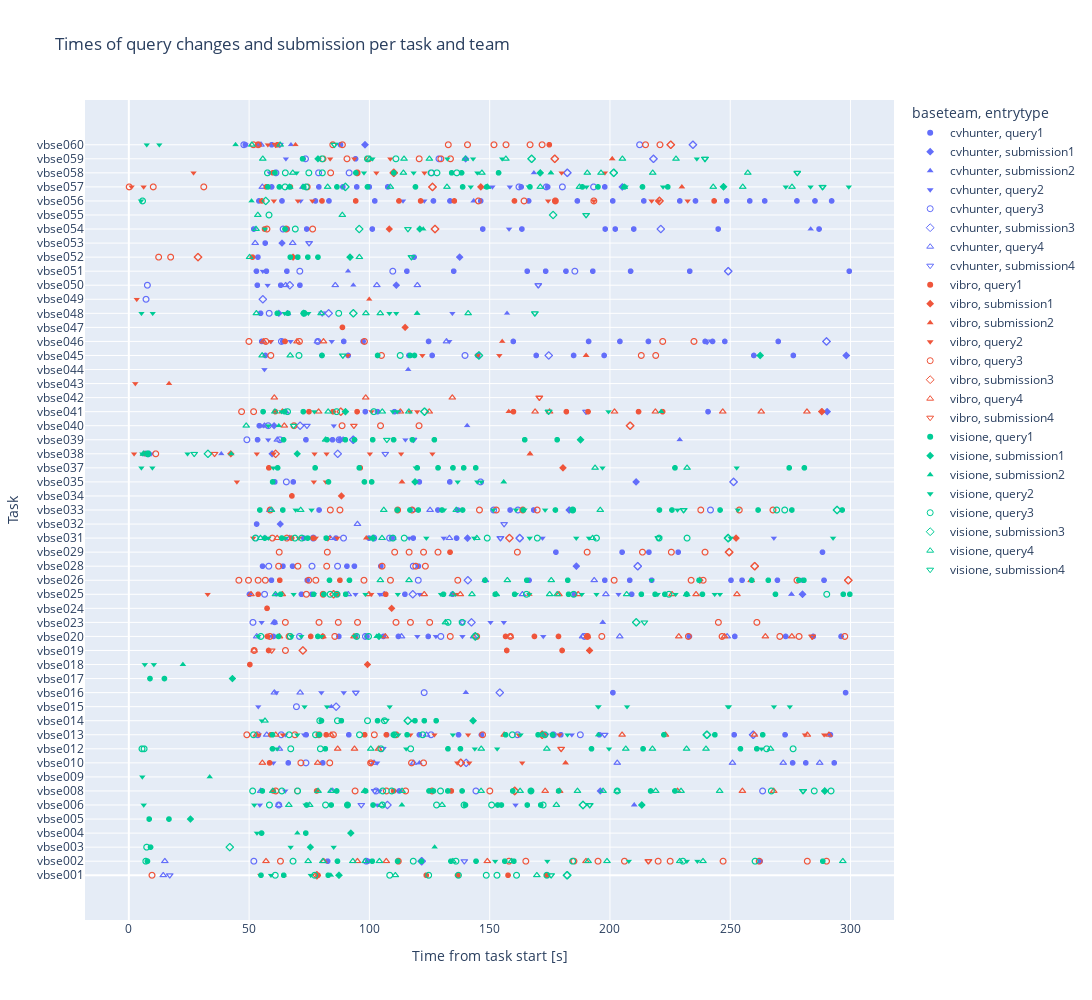

The notebook cell saved with this chart:
### Code cell
scatterplot_times_per_task_team(querychanges)

### Figure 1 — Plotly figure (JSON) as saved in the notebook; plotly's stock layout.template omitted (floating-point values rounded to 4 significant figures; data arrays with more than 128 entries replaced by an {"elided": "..."} marker saying what was removed)
{"data": [{"hovertemplate": "baseteam=cvhunter<br>entrytype=query1<br>Time from task start [s]=%{x}<br>Task=%{y}<extra></extra>", "legendgroup": "cvhunter, query1", "marker": {"color": "#636efa", "symbol": "circle"}, "mode": "markers", "name": "cvhunter, query1", "showlegend": true, "type": "scattergl", "x": {"elided": "182 float values"}, "xaxis": "x", "y": {"elided": "182 int values"}, "yaxis": "y"}, {"hovertemplate": "baseteam=cvhunter<br>entrytype=submission1<br>Time from task start [s]=%{x}<br>Task=%{y}<extra></extra>", "legendgroup": "cvhunter, submission1", "marker": {"color": "#636efa", "symbol": "diamond"}, "mode": "markers", "name": "cvhunter, submission1", "showlegend": true, "type": "scattergl", "x": [111.2, 111.2, 111.2, 210.9, 210.9, 62.36, 137.5, 137.5, 210.9, 137.5, 183.0, 183.0, 183.0, 63.67, 183.0, 183.0, 62.95, 59.55, 87.85, 87.85, 87.85, 60.39, 290.3, 290.3, 290.3, 290.3, 210.9, 298.2, 298.2, 298.2, 298.2, 298.2, 298.2, 298.2, 298.2, 298.2, 298.2, 298.2, 140.8, 140.8, 140.8, 140.8, 140.8, 140.8, 205.2, 205.2, 280.0, 280.0, 280.0, 280.0, 205.2, 205.2, 205.2, 205.2, 205.2, 205.2, 140.0, 140.0, 280.0, 280.0, 280.0, 205.2, 140.8, 196.0, 186.0, 186.0, 98.17, 186.0, 186.0, 186.0, 186.0, 98.17, 98.17, 98.17, 186.0], "xaxis": "x", "y": [42, 42, 42, 28, 28, 40, 44, 44, 28, 44, 26, 26, 26, 45, 26, 26, 25, 30, 31, 31, 31, 32, 33, 33, 33, 33, 28, 37, 37, 37, 37, 37, 37, 37, 37, 37, 37, 37, 24, 24, 24, 24, 24, 24, 49, 49, 20, 20, 20, 20, 49, 49, 49, 49, 49, 49, 51, 51, 20, 20, 20, 49, 24, 6, 22, 22, 52, 22, 22, 22, 22, 52, 52, 52, 22], "yaxis": "y"}, {"hovertemplate": "baseteam=cvhunter<br>entrytype=submission2<br>Time from task start [s]=%{x}<br>Task=%{y}<extra></extra>", "legendgroup": "cvhunter, submission2", "marker": {"color": "#636efa", "symbol": "triangle-up"}, "mode": "markers", "name": "cvhunter, submission2", "showlegend": true, "type": "scattergl", "x": [275.4, 157.2, 38.44, 93.31, 210.1, 210.1, 168.4, 210.1, 116.1, 275.4, 91.13, 275.4, 275.4, 275.4, 275.4, 210.1, 197.0, 143.4, 143.4, 229.0, 143.4, 283.4, 67.4, 84.18, 140.6, 140.1, 197.0, 229.0, 140.1, 140.1, 120.8, 120.8, 197.0, 140.6], "xaxis": "x", "y": [20, 40, 30, 42, 5, 5, 50, 5, 36, 20, 43, 20, 20, 20, 20, 5, 18, 48, 48, 31, 48, 46, 52, 12, 32, 13, 18, 31, 13, 13, 8, 8, 18, 32], "yaxis": "y"}, {"hovertemplate": "baseteam=cvhunter<br>entrytype=query2<br>Time from task start [s]=%{x}<br>Task=%{y}<extra></extra>", "legendgroup": "cvhunter, query2", "marker": {"color": "#636efa", "symbol": "triangle-down"}, "mode": "markers", "name": "cvhunter, query2", "showlegend": true, "type": "scattergl", "x": [57.69, 58.56, 67.23, 59.11, 55.69, 53.81, 56.38, 58.37, 133.2, 134.5, 61.24, 65.01, 104.3, 77.08, 94.22, 104.4, 120.9, 203.6, 160.8, 103.3, 74.11, 119.9, 127.6, 138.7, 172.3, 54.46, 65.28, 158.1, 155.9, 150.3, 89.35, 80.04, 61.31, 55.2, 84.33, 48.5, 71.4, 114.0, 122.8, 151.1, 115.0, 57.93, 82.14, 116.6, 130.9, 184.1, 178.8, 173.7, 58.91, 72.83, 9.29, 65.06, 172.0, 60.07, 103.2, 268.1, 158.4, 56.1, 85.21, 112.3], "xaxis": "x", "y": [42, 50, 38, 38, 43, 12, 36, 17, 38, 40, 20, 6, 6, 20, 20, 20, 20, 20, 5, 5, 5, 17, 17, 17, 17, 5, 51, 46, 18, 18, 13, 13, 13, 18, 38, 52, 48, 48, 48, 49, 31, 31, 24, 24, 24, 10, 10, 10, 49, 10, 30, 10, 24, 8, 8, 24, 49, 32, 32, 33], "yaxis": "y"}, {"hovertemplate": "baseteam=cvhunter<br>entrytype=query3<br>Time from task start [s]=%{x}<br>Task=%{y}<extra></extra>", "legendgroup": "cvhunter, query3", "marker": {"color": "#636efa", "symbol": "circle-open"}, "mode": "markers", "name": "cvhunter, query3", "showlegend": true, "type": "scattergl", "x": [212.3, 51.6, 7.713, 8.071, 241.8, 65.47, 146.2, 161.7, 151.7, 7.157, 101.8, 57.93, 51.97, 98.71, 86.77, 76.14, 58.19, 139.7, 120.3, 118.2, 108.4, 89.25, 76.69, 52.76, 56.44, 62.33, 47.81, 63.44, 49.07, 62.79, 87.41, 78.55, 58.34, 53.6, 98.34, 61.14, 70.95, 128.9, 78.89, 125.6, 102.8, 144.3, 263.5, 91.58, 125.8, 129.7, 64.15, 187.7, 73.63, 176.4, 161.6, 69.68, 122.8, 63.36, 189.4, 73.43, 173.6, 71.08, 180.2, 109.7, 162.2, 185.4, 193.2], "xaxis": "x", "y": [52, 18, 42, 30, 26, 28, 28, 26, 26, 41, 24, 32, 1, 1, 22, 22, 22, 37, 21, 22, 24, 24, 24, 24, 20, 5, 52, 38, 31, 31, 31, 38, 40, 10, 17, 50, 17, 51, 50, 10, 6, 6, 6, 50, 50, 17, 46, 10, 8, 10, 10, 12, 13, 10, 17, 51, 49, 43, 49, 43, 49, 43, 49], "yaxis": "y"}, {"hovertemplate": "baseteam=cvhunter<br>entrytype=submission3<br>Time from task start [s]=%{x}<br>Task=%{y}<extra></extra>", "legendgroup": "cvhunter, submission3", "marker": {"color": "#636efa", "symbol": "diamond-open"}, "mode": "markers", "name": "cvhunter, submission3", "showlegend": true, "type": "scattergl", "x": [86.18, 234.5, 234.5, 251.4, 251.4, 154.2, 93.29, 93.29, 93.29, 83.07, 290.0, 142.4, 218.1, 259.5, 259.5, 140.2, 118.0, 218.1, 174.5, 86.83, 259.5, 107.5, 121.7, 259.5, 121.7, 259.5, 290.0, 259.5, 140.9, 221.1, 162.5, 249.2, 249.2, 249.2, 71.2, 55.71, 66.92, 162.5, 162.5, 182.3, 211.5, 162.5, 211.5, 182.3, 182.3, 211.5, 211.5, 182.3, 162.5], "xaxis": "x", "y": [12, 52, 52, 28, 28, 13, 31, 31, 31, 40, 38, 18, 51, 10, 10, 8, 20, 51, 37, 30, 10, 5, 1, 10, 1, 10, 38, 10, 21, 46, 24, 43, 43, 43, 32, 41, 42, 24, 24, 50, 22, 24, 22, 50, 50, 22, 22, 50, 24], "yaxis": "y"}, {"hovertemplate": "baseteam=cvhunter<br>entrytype=query4<br>Time from task start [s]=%{x}<br>Task=%{y}<extra></extra>", "legendgroup": "cvhunter, query4", "marker": {"color": "#636efa", "symbol": "triangle-up-open"}, "mode": "markers", "name": "cvhunter, query4", "showlegend": true, "type": "scattergl", "x": [123.8, 57.31, 14.97, 65.14, 56.39, 58.62, 117.9, 72.4, 193.5, 55.51, 148.2, 95.05, 118.4, 203.0, 250.9, 89.09, 61.73, 272.0, 287.2, 125.2, 14.31, 134.5, 106.2, 91.19, 84.69, 65.92, 60.4, 53.17, 113.3, 143.3, 188.6, 204.1, 248.7, 54.93, 62.58, 65.2, 85.81, 103.1, 120.0, 6.829, 163.6, 198.3, 54.82, 132.0, 78.41, 101.9, 62.33, 68.12, 52.52, 60.51, 56.56, 71.22, 133.3, 66.87, 83.65, 109.8], "xaxis": "x", "y": [10, 10, 1, 33, 32, 26, 26, 49, 21, 49, 21, 25, 8, 8, 8, 31, 31, 8, 8, 26, 0, 20, 20, 20, 6, 40, 18, 17, 17, 17, 17, 17, 17, 52, 9, 42, 42, 42, 42, 30, 20, 20, 6, 38, 38, 8, 5, 45, 45, 13, 24, 13, 24, 24, 24, 24], "yaxis": "y"}, {"hovertemplate": "baseteam=cvhunter<br>entrytype=submission4<br>Time from task start [s]=%{x}<br>Task=%{y}<extra></extra>", "legendgroup": "cvhunter, submission4", "marker": {"color": "#636efa", "symbol": "triangle-down-open"}, "mode": "markers", "name": "cvhunter, submission4", "showlegend": true, "type": "scattergl", "x": [197.8, 154.5, 102.2, 105.5, 197.8, 96.64, 170.2, 190.0, 170.2, 170.2, 106.6, 102.2, 154.5, 74.93, 138.7, 154.5, 118.3, 118.3, 154.5, 154.5, 94.37, 74.93, 170.2, 74.03, 240.4, 240.4, 62.75, 80.4, 156.0, 139.5, 94.37, 17], "xaxis": "x", "y": [10, 24, 6, 9, 10, 5, 42, 33, 42, 42, 30, 6, 24, 45, 18, 24, 31, 31, 24, 24, 13, 45, 42, 32, 38, 38, 52, 40, 25, 1, 13, 0], "yaxis": "y"}, {"hovertemplate": "baseteam=vibro<br>entrytype=query1<br>Time from task start [s]=%{x}<br>Task=%{y}<extra></extra>", "legendgroup": "vibro, query1", "marker": {"color": "#EF553B", "symbol": "circle"}, "mode": "markers", "name": "vibro, query1", "showlegend": true, "type": "scattergl", "x": [107.0, 98.04, 82.04, 59.04, 243.3, 177.3, 121.3, 7.197, 76.68, 135.3, 112.3, 94.3, 133.5, 80.3, 67.68, 160.3, 55.3, 67.16, 57.16, 106.8, 86.79, 53.79, 50.32, 58.1, 157.1, 180.1, 174.8, 64.93, 88.8, 61.79, 57.46, 67.79, 58.52, 190.6, 178.6, 168.6, 156.6, 80.61, 75.61, 57.61, 51.4, 60.06, 110.1, 60.88, 74.88, 84.88, 94.88, 159.9, 181.9, 190.9, 211.9, 221.9, 87.74, 62.74, 78.06, 58.2, 96.2, 56.41, 157.6, 59.9, 94.9, 136.6, 173.6, 123.6, 78.63, 134.1], "xaxis": "x", "y": [10, 10, 10, 10, 48, 48, 48, 30, 24, 48, 48, 48, 23, 48, 24, 48, 48, 49, 49, 20, 20, 20, 15, 16, 16, 16, 52, 38, 39, 52, 19, 27, 8, 17, 17, 17, 17, 17, 17, 17, 44, 6, 6, 33, 33, 33, 33, 33, 33, 33, 33, 33, 21, 21, 6, 29, 29, 46, 0, 50, 50, 0, 0, 0, 0, 6], "yaxis": "y"}, {"hovertemplate": "baseteam=vibro<br>entrytype=submission1<br>Time from task start [s]=%{x}<br>Task=%{y}<extra></extra>", "legendgroup": "vibro, submission1", "marker": {"color": "#EF553B", "symbol": "diamond"}, "mode": "markers", "name": "vibro, submission1", "showlegend": true, "type": "scattergl", "x": [288.1, 288.1, 288.1, 288.1, 288.1, 108.3, 288.1, 191.5, 42.39, 146.3, 191.5, 99.2, 146.3, 288.1, 191.5, 252.4, 252.4, 180.5, 237.4, 88.36, 237.4, 180.5, 114.8, 288.1, 109.3, 288.1, 68.27], "xaxis": "x", "y": [33, 33, 33, 33, 33, 46, 33, 16, 30, 49, 16, 15, 49, 33, 16, 24, 24, 29, 21, 27, 21, 29, 39, 33, 19, 33, 44], "yaxis": "y"}, {"hovertemplate": "baseteam=vibro<br>entrytype=submission2<br>Time from task start [s]=%{x}<br>Task=%{y}<extra></extra>", "legendgroup": "vibro, submission2", "marker": {"color": "#EF553B", "symbol": "triangle-up"}, "mode": "markers", "name": "vibro, submission2", "showlegend": true, "type": "scattergl", "x": [166.8, 166.8, 166.5, 166.5, 166.5, 98.7, 98.7, 98.7, 98.7, 64.52, 113.5, 113.5, 113.5, 166.8, 166.8, 166.8, 181.5, 181.5, 181.5, 166.5, 166.8, 166.8, 166.8, 155.2, 157.9, 157.9, 157.9, 190.1, 69.28, 200.9, 200.9, 229.9, 99.92, 229.9, 200.9, 190.1, 190.1, 190.1, 16.72], "xaxis": "x", "y": [30, 30, 20, 20, 20, 24, 24, 24, 24, 0, 28, 28, 28, 30, 30, 30, 8, 8, 8, 20, 30, 30, 30, 38, 33, 33, 33, 37, 52, 51, 51, 49, 41, 49, 51, 37, 37, 37, 35], "yaxis": "y"}, {"hovertemplate": "baseteam=vibro<br>entrytype=query2<br>Time from task start [s]=%{x}<br>Task=%{y}<extra></extra>", "legendgroup": "vibro, query2", "marker": {"color": "#EF553B", "symbol": "triangle-down"}, "mode": "markers", "name": "vibro, query2", "showlegend": true, "type": "scattergl", "x": [77.2, 60.2, 53.2, 81.91, 1.157, 76.91, 44.91, 2.197, 6.157, 57.79, 100.2, 2.693, 91.03, 122.0, 145.0, 154.0, 58.93, 83.7, 93.7, 108.7, 3.293, 82.2, 113.2, 126.2, 232.3, 26.9, 220.3, 217.3, 193.3, 100.9, 116.9, 119.9, 174.3, 76.3, 70.3, 60.3, 102.9, 179.9, 197.9, 122.9, 54.63, 141.0, 141.5, 136.5, 54.04, 32.79, 289.0, 281.0, 179.0, 163.5, 100.8, 135.8, 162.0, 127.0, 117.0, 112.0, 86.68, 77.68, 70.68, 51.68, 70.04, 64.04, 130.8], "xaxis": "x", "y": [30, 30, 30, 28, 49, 28, 28, 30, 49, 52, 30, 35, 37, 37, 37, 37, 38, 51, 51, 51, 41, 30, 30, 30, 48, 50, 48, 48, 48, 33, 33, 33, 48, 48, 48, 48, 50, 50, 50, 50, 0, 10, 8, 8, 10, 20, 10, 10, 10, 8, 20, 20, 10, 10, 10, 10, 24, 24, 24, 24, 10, 10, 20], "yaxis": "y"}, {"hovertemplate": "baseteam=vibro<br>entrytype=query3<br>Time from task start [s]=%{x}<br>Task=%{y}<extra></extra>", "legendgroup": "vibro, query3", "marker": {"color": "#EF553B", "symbol": "circle-open"}, "mode": "markers", "name": "vibro, query3", "showlegend": true, "type": "scattergl", "x": {"elided": "153 float values"}, "xaxis": "x", "y": {"elided": "153 int values"}, "yaxis": "y"}, {"hovertemplate": "baseteam=vibro<br>entrytype=submission3<br>Time from task start [s]=%{x}<br>Task=%{y}<extra></extra>", "legendgroup": "vibro, submission3", "marker": {"color": "#EF553B", "symbol": "diamond-open"}, "mode": "markers", "name": "vibro, submission3", "showlegend": true, "type": "scattergl", "x": [225.3, 220.5, 127.3, 126.2, 220.5, 220.5, 225.3, 225.3, 126.2, 126.2, 126.2, 225.3, 225.3, 225.3, 160.4, 160.4, 160.4, 160.4, 160.4, 160.4, 160.4, 220.5, 225.3, 85.11, 85.11, 225.3, 225.3, 225.3, 299.1, 127.3, 177.1, 177.1, 177.1, 299.1, 299.1, 299.1, 299.1, 299.1, 299.1, 299.1, 28.76, 28.76, 299.1, 299.1, 299.1, 177.1, 177.1, 177.1, 127.3, 299.1, 171.9, 171.9, 171.9, 249.5, 171.9, 171.9, 88.12, 88.12, 171.9, 171.9, 249.5, 249.5, 249.5, 249.5, 225.3, 225.3, 72.34, 208.4, 208.4, 208.4, 208.4, 72.34, 249.5, 249.5, 249.5, 249.5, 158.2, 158.2, 249.5, 249.5, 61.0, 78.16, 260.1, 260.1, 260.1, 260.1, 138.0, 110.1, 138.0, 138.0, 138.0, 138.0, 110.1, 260.1, 299.1, 260.1], "xaxis": "x", "y": [52, 48, 46, 49, 48, 48, 52, 52, 49, 49, 49, 52, 52, 52, 6, 6, 6, 6, 6, 6, 6, 48, 52, 20, 20, 52, 52, 52, 21, 46, 51, 51, 51, 21, 21, 21, 21, 21, 21, 21, 44, 44, 21, 21, 21, 51, 51, 51, 46, 21, 10, 10, 10, 23, 10, 10, 33, 33, 10, 10, 23, 23, 23, 23, 52, 52, 16, 32, 32, 32, 32, 16, 23, 23, 23, 23, 24, 24, 23, 23, 30, 0, 22, 22, 22, 22, 8, 50, 8, 8, 8, 8, 50, 22, 21, 22], "yaxis": "y"}, {"hovertemplate": "baseteam=vibro<br>entrytype=query4<br>Time from task start [s]=%{x}<br>Task=%{y}<extra></extra>", "legendgroup": "vibro, query4", "marker": {"color": "#EF553B", "symbol": "triangle-up-open"}, "mode": "markers", "name": "vibro, query4", "showlegend": true, "type": "scattergl", "x": [172.0, 93.81, 205.0, 255.1, 156.0, 84.04, 282.0, 103.8, 86.81, 53.04, 53.79, 61.04, 173.1, 291.0, 268.1, 223.0, 55.52, 78.52, 260.0, 179.1, 60.48, 98.47, 134.5, 55.93, 246.9, 69.93, 258.7, 6.197, 61.68, 262.9, 281.9, 190.0, 201.9, 174.9, 168.9, 124.9, 112.9, 78.88, 64.64, 149.0, 107.0, 95.03, 81.03, 57.03, 63.88, 80.93, 235.8, 228.6, 190.6, 252.8, 158.6, 106.6, 93.61, 80.61, 62.61, 52.1, 247.6, 264.6, 218.9, 275.6, 63.79, 99.79, 228.1, 122.8, 137.8, 178.8, 186.8, 225.8, 50.79], "xaxis": "x", "y": [10, 9, 10, 6, 10, 10, 10, 9, 9, 10, 52, 10, 6, 10, 6, 10, 8, 8, 10, 6, 34, 34, 34, 38, 33, 38, 21, 30, 24, 33, 33, 1, 33, 33, 33, 33, 33, 33, 32, 1, 1, 1, 1, 1, 33, 38, 20, 17, 17, 20, 17, 17, 17, 17, 17, 16, 17, 17, 33, 17, 20, 20, 6, 20, 20, 20, 20, 20, 20], "yaxis": "y"}, {"hovertemplate": "baseteam=vibro<br>entrytype=submission4<br>Time from task start [s]=%{x}<br>Task=%{y}<extra></extra>", "legendgroup": "vibro, submission4", "marker": {"color": "#EF553B", "symbol": "triangle-down-open"}, "mode": "markers", "name": "vibro, submission4", "showlegend": true, "type": "scattergl", "x": [82.71, 216.0, 170.6, 170.6, 170.6, 179.7, 179.7, 179.7, 284.1, 284.1, 284.1, 284.1, 284.1, 100.8, 284.1, 35.64, 100.8, 284.1, 59.39, 61.07, 93.55, 216.0, 216.0, 216.0, 216.0, 216.0, 284.1, 284.1, 284.1], "xaxis": "x", "y": [24, 1, 34, 34, 34, 9, 9, 9, 17, 17, 17, 17, 17, 8, 17, 30, 8, 17, 16, 52, 32, 1, 1, 1, 1, 1, 17, 17, 17], "yaxis": "y"}, {"hovertemplate": "baseteam=visione<br>entrytype=query1<br>Time from task start [s]=%{x}<br>Task=%{y}<extra></extra>", "legendgroup": "visione, query1", "marker": {"color": "#00cc96", "symbol": "circle"}, "mode": "markers", "name": "visione, query1", "showlegend": true, "type": "scattergl", "x": {"elided": "175 float values"}, "xaxis": "x", "y": {"elided": "175 int values"}, "yaxis": "y"}, {"hovertemplate": "baseteam=visione<br>entrytype=submission1<br>Time from task start [s]=%{x}<br>Task=%{y}<extra></extra>", "legendgroup": "visione, submission1", "marker": {"color": "#00cc96", "symbol": "diamond"}, "mode": "markers", "name": "visione, submission1", "showlegend": true, "type": "scattergl", "x": [104.0, 171.0, 104.0, 171.0, 171.0, 171.0, 171.0, 143.1, 143.1, 143.1, 247.2, 143.1, 143.1, 143.1, 247.2, 87.36, 87.36, 87.36, 213.3, 213.3, 213.3, 213.3, 213.3, 213.3, 213.3, 213.3, 213.3, 25.61, 25.61, 92.28, 92.28, 75.47, 289.3, 289.3, 289.3, 289.3, 289.3, 171.0, 289.3, 289.3, 289.3, 289.3, 289.3, 289.3, 289.3, 78.62, 262.4, 262.4, 262.4, 262.4, 119.0, 70.0, 187.8, 187.8, 187.8, 187.8, 43.05, 187.8, 187.8, 187.8, 187.8, 119.0, 90.05, 90.05, 90.05, 187.8, 187.8, 119.0, 72.7, 101.5, 101.5, 101.5, 247.2, 119.0, 247.2, 247.2, 247.2, 247.2, 247.2, 247.2, 247.2, 247.2, 247.2, 247.2, 247.2, 247.2, 101.5, 91.95, 91.95, 91.95, 91.95, 72.7, 43.05, 121.0], "xaxis": "x", "y": [17, 50, 17, 50, 50, 50, 50, 11, 11, 11, 49, 11, 11, 11, 49, 0, 0, 0, 5, 5, 5, 5, 5, 5, 5, 5, 5, 4, 4, 3, 3, 2, 6, 6, 6, 6, 6, 50, 6, 6, 6, 6, 6, 6, 6, 51, 37, 37, 37, 37, 28, 30, 31, 31, 31, 31, 14, 31, 31, 31, 31, 28, 33, 33, 33, 31, 31, 28, 40, 24, 24, 24, 49, 28, 49, 49, 49, 49, 49, 49, 49, 49, 49, 49, 49, 49, 24, 44, 44, 44, 44, 40, 14, 46], "yaxis": "y"}, {"hovertemplate": "baseteam=visione<br>entrytype=submission2<br>Time from task start [s]=%{x}<br>Task=%{y}<extra></extra>", "legendgroup": "visione, submission2", "marker": {"color": "#00cc96", "symbol": "triangle-up"}, "mode": "markers", "name": "visione, submission2", "showlegend": true, "type": "scattergl", "x": [103.0, 103.0, 22.49, 22.49, 103.0, 103.0, 44.37, 44.37, 103.0, 119.8, 155.8, 119.8, 175.5, 221.3, 119.8, 119.8, 221.3, 42.59, 119.8, 42.59, 221.3, 155.8, 155.8, 221.3, 221.3, 122.4, 175.5, 51.01, 175.5, 62.35, 119.8, 175.5, 33.61, 83.98, 83.98, 195.2, 195.2, 195.2, 195.2, 195.2, 118.6, 127.1, 127.1, 70.06, 113.5, 113.5, 113.5], "xaxis": "x", "y": [17, 17, 15, 15, 17, 17, 52, 52, 17, 40, 28, 40, 50, 33, 40, 40, 33, 30, 40, 30, 33, 28, 28, 33, 33, 46, 50, 48, 50, 32, 40, 50, 7, 0, 0, 10, 10, 10, 10, 10, 11, 2, 2, 3, 5, 5, 5], "yaxis": "y"}, {"hovertemplate": "baseteam=visione<br>entrytype=query2<br>Time from task start [s]=%{x}<br>Task=%{y}<extra></extra>", "legendgroup": "visione, query2", "marker": {"color": "#00cc96", "symbol": "triangle-down"}, "mode": "markers", "name": "visione, query2", "showlegend": true, "type": "scattergl", "x": [143.6, 9.937, 5.253, 227.3, 243.5, 245.7, 249.0, 249.5, 101.3, 132.4, 143.1, 155.2, 236.1, 86.04, 68.52, 64.79, 263.0, 153.1, 143.8, 115.3, 61.67, 268.2, 274.8, 6.63, 7.451, 12.67, 10.41, 199.4, 5.602, 199.6, 111.6, 74.63, 112.0, 82.39, 73.04, 142.1, 166.3, 190.2, 206.5, 222.1, 273.1, 283.4, 299.3, 195.3, 207.1, 98.34, 111.8, 70.07, 55.27, 160.9, 166.5, 188.3, 194.4, 219.9, 111.1, 108.3, 69.75, 97.74, 118.4, 144.9, 182.3, 162.9, 134.7, 129.7, 108.4, 109.7, 63.46, 250.2, 292.7, 67.66, 71.7, 80.08, 93.83, 253.2, 236.3, 232.0, 207.8, 174.0, 152.3, 228.1, 173.0, 164.5, 160.9, 151.5, 131.0, 75.95, 69.35, 56.57, 75.62, 59.09, 191.3, 77.12, 186.0, 136.7, 53.78, 58.01, 217.3, 58.01, 65.06, 24.4, 100.5, 123.7, 5.618, 5.067, 166.6, 144.9, 146.5, 5.213, 9.788, 60.08, 119.3, 67.25, 85.15, 196.9, 53.27, 6.187, 52.16, 73.47, 252.7, 195.1], "xaxis": "x", "y": [24, 40, 40, 20, 20, 20, 12, 12, 51, 51, 51, 51, 51, 20, 20, 40, 9, 9, 9, 9, 9, 12, 12, 15, 52, 52, 15, 33, 7, 9, 33, 40, 10, 12, 12, 49, 49, 49, 49, 49, 49, 49, 49, 12, 12, 20, 20, 10, 11, 20, 20, 20, 20, 20, 40, 40, 50, 50, 50, 50, 10, 10, 10, 20, 12, 33, 33, 24, 24, 17, 17, 17, 17, 26, 1, 1, 1, 1, 1, 26, 26, 26, 26, 26, 26, 26, 26, 46, 0, 0, 24, 33, 24, 28, 17, 32, 21, 24, 24, 30, 24, 24, 30, 48, 24, 28, 28, 29, 29, 29, 29, 2, 2, 29, 3, 5, 5, 5, 29, 12], "yaxis": "y"}, {"hovertemplate": "baseteam=visione<br>entrytype=query3<br>Time from task start [s]=%{x}<br>Task=%{y}<extra></extra>", "legendgroup": "visione, query3", "marker": {"color": "#00cc96", "symbol": "circle-open"}, "mode": "markers", "name": "visione, query3", "showlegend": true, "type": "scattergl", "x": [138.6, 290.1, 149.0, 114.5, 109.8, 71.91, 69.04, 52.6, 132.7, 224.5, 184.9, 165.3, 86.51, 83.68, 99.64, 159.4, 67.11, 7.42, 58.45, 81.79, 90.88, 105.4, 127.9, 139.4, 260.3, 230.3, 184.5, 60.86, 77.27, 108.4, 124.7, 137.0, 148.6, 153.0, 150.8, 161.2, 7.063, 68.26, 118.2, 136.0, 173.8, 94.7, 172.2, 63.6, 51.84, 66.63, 77.62, 95.89, 110.3, 122.2, 169.8, 172.9, 79.38, 86.72, 99.23, 106.3, 54.88, 276.1, 265.1, 117.2, 104.8, 70.17, 105.5, 109.3, 129.6, 167.2, 203.0, 267.1, 51.48, 284.9, 5.481, 6.353, 67.31, 79.63, 291.9, 194.4, 220.4, 58.26, 69.19, 87.25, 5.703, 111.0, 99.2, 80.36, 136.3, 128.1, 125.6, 80.45, 74.83, 65.06, 57.63, 73.74, 64.94, 72.83, 65.97, 86.37, 269.3, 272.6, 184.5, 101.8, 7.865, 232.1, 112.8, 70.72], "xaxis": "x", "y": [18, 20, 24, 24, 24, 24, 24, 24, 18, 20, 20, 20, 20, 20, 17, 10, 17, 2, 5, 5, 5, 5, 5, 5, 1, 1, 1, 0, 0, 0, 0, 0, 0, 0, 5, 0, 1, 1, 1, 1, 0, 17, 5, 6, 10, 10, 10, 10, 10, 10, 24, 10, 11, 11, 11, 11, 17, 9, 9, 9, 9, 6, 6, 6, 6, 6, 6, 6, 6, 6, 9, 9, 9, 9, 6, 24, 24, 47, 46, 40, 48, 51, 51, 51, 50, 50, 50, 50, 50, 50, 50, 49, 49, 40, 33, 33, 26, 26, 26, 33, 30, 24, 37, 37], "yaxis": "y"}, {"hovertemplate": "baseteam=visione<br>entrytype=submission3<br>Time from task start [s]=%{x}<br>Task=%{y}<extra></extra>", "legendgroup": "visione, submission3", "marker": {"color": "#00cc96", "symbol": "diamond-open"}, "mode": "markers", "name": "visione, submission3", "showlegend": true, "type": "scattergl", "x": [145.5, 116.0, 145.5, 122.9, 122.9, 122.9, 201.6, 201.6, 201.6, 201.6, 201.6, 201.6, 90, 90, 201.6, 167.4, 167.4, 167.4, 93.33, 93.33, 56.91, 176.4, 95.77, 116.0, 249.1, 249.1, 249.1, 249.1, 188.8, 249.1, 249.1, 182.2, 249.1, 249.1, 249.1, 188.8, 210.9, 210.9, 294.4, 294.4, 294.4, 144.0, 144.0, 188.8, 188.8, 188.8, 182.2, 182.2, 182.2, 182.2, 182.2, 182.2, 182.2, 41.96, 188.8, 188.8, 188.8, 144.0, 249.1, 182.2, 144.0, 240.3, 240.3, 240.3, 240.3, 240.3, 240.3, 240.3, 32.88, 240.3, 116.0, 116.0], "xaxis": "x", "y": [37, 11, 37, 33, 33, 33, 50, 50, 50, 50, 50, 50, 49, 49, 50, 51, 51, 51, 40, 40, 48, 47, 46, 11, 24, 24, 24, 24, 5, 24, 24, 0, 24, 24, 24, 5, 18, 18, 26, 26, 26, 17, 17, 5, 5, 5, 0, 0, 0, 0, 0, 0, 0, 2, 5, 5, 5, 17, 24, 0, 17, 10, 10, 10, 10, 10, 10, 10, 30, 10, 11, 11], "yaxis": "y"}, {"hovertemplate": "baseteam=visione<br>entrytype=query4<br>Time from task start [s]=%{x}<br>Task=%{y}<extra></extra>", "legendgroup": "visione, query4", "marker": {"color": "#00cc96", "symbol": "triangle-up-open"}, "mode": "markers", "name": "visione, query4", "showlegend": true, "type": "scattergl", "x": [84.06, 219.0, 229.5, 245.6, 98.0, 110.8, 203.0, 78.65, 59.85, 169.6, 113.6, 146.4, 162.6, 186.5, 197.1, 296.8, 159.1, 190.9, 198.8, 229.0, 177.7, 238.7, 105.0, 75.17, 66.52, 74.55, 80.64, 93.12, 98.29, 104.2, 134.7, 130.2, 217.7, 55.41, 231.9, 206.9, 178.1, 174.9, 152.7, 142.6, 134.7, 60.96, 67.08, 53.02, 116.4, 79.92, 104.5, 141.1, 50.21, 95.84, 131.6, 105.4, 60.73, 59.27, 71.44, 106.0, 136.1, 192.8, 144.7, 105.3, 54.73, 196.0, 193.8, 82.86, 232.0, 6.118, 175.6, 157.4, 116.5, 104.6, 81.79, 48.8, 52.87, 88.75, 196.3, 217.8, 257.3, 55.69, 266.8, 239.9, 231.8, 190.6, 206.6, 146.5, 100.6, 100.2, 114.4, 124.9, 139.9, 156.7, 205.2, 227.5, 51.13, 62.89, 173.8, 53.63, 146.8, 66.83, 82.64, 108.7, 56.6, 149.0, 171.0, 187.3, 205.9, 242.9, 255.2, 275.7, 171.8, 68.16, 114.1, 132.3, 98.55], "xaxis": "x", "y": [6, 6, 6, 6, 6, 0, 6, 6, 6, 0, 6, 6, 6, 6, 6, 1, 1, 1, 1, 1, 5, 1, 5, 5, 5, 1, 1, 1, 1, 1, 1, 5, 9, 37, 20, 20, 20, 20, 20, 20, 20, 20, 37, 40, 33, 40, 40, 40, 44, 44, 18, 33, 33, 26, 26, 26, 26, 24, 24, 24, 24, 26, 29, 33, 29, 30, 21, 21, 21, 21, 31, 32, 46, 47, 50, 50, 50, 51, 9, 9, 9, 50, 9, 9, 9, 51, 51, 51, 51, 51, 51, 51, 52, 52, 9, 47, 50, 49, 49, 49, 11, 49, 49, 49, 49, 49, 49, 49, 10, 50, 50, 49, 40], "yaxis": "y"}, {"hovertemplate": "baseteam=visione<br>entrytype=submission4<br>Time from task start [s]=%{x}<br>Task=%{y}<extra></extra>", "legendgroup": "visione, submission4", "marker": {"color": "#00cc96", "symbol": "triangle-down-open"}, "mode": "markers", "name": "visione, submission4", "showlegend": true, "type": "scattergl", "x": [288.4, 288.4, 288.4, 85.44, 191.6, 191.6, 288.4, 288.4, 288.4, 288.4, 288.4, 288.4, 288.4, 288.4, 106.8, 191.6, 280.3, 239.5, 239.5, 239.5, 239.5, 280.3, 239.5, 239.5, 214.3, 280.3, 280.3, 280.3, 239.5, 239.5, 280.3, 280.3, 280.3, 277.9, 277.9, 277.9, 191.6, 280.3, 280.3, 280.3, 280.3, 280.3, 277.9, 277.9, 277.9, 277.9, 191.6, 175.5, 88.96, 88.96, 230.6, 230.6, 230.6, 230.6, 85.44, 230.6, 107.3, 174.5, 174.5, 174.5, 174.5, 27.18, 175.5, 116.0, 190.1, 190.1, 68.48, 117.5, 168.8, 168.8, 168.8, 168.8, 168.8, 220.2, 220.2, 220.2, 220.2, 117.5], "xaxis": "x", "y": [49, 49, 49, 52, 5, 5, 49, 49, 49, 49, 49, 49, 49, 49, 11, 5, 6, 51, 51, 51, 51, 6, 51, 51, 18, 6, 6, 6, 51, 51, 6, 6, 6, 50, 50, 50, 5, 6, 6, 6, 6, 6, 50, 50, 50, 50, 5, 0, 37, 37, 26, 26, 26, 26, 52, 26, 31, 33, 33, 33, 33, 30, 0, 46, 47, 47, 32, 44, 40, 40, 40, 40, 40, 24, 24, 24, 24, 44], "yaxis": "y"}], "layout": {"height": 1000, "legend": {"title": {"text": "baseteam, entrytype"}, "tracegroupgap": 0}, "title": {"text": "Times of query changes and submission per task and team"}, "width": 1600, "xaxis": {"anchor": "y", "domain": [0, 1], "title": {"text": "Time from task start [s]"}}, "yaxis": {"anchor": "x", "domain": [0, 1], "tickmode": "array", "ticktext": ["vbse001", "vbse002", "vbse003", "vbse004", "vbse005", "vbse006", "vbse008", "vbse009", "vbse010", "vbse012", "vbse013", "vbse014", "vbse015", "vbse016", "vbse017", "vbse018", "vbse019", "vbse020", "vbse023", "vbse024", "vbse025", "vbse026", "vbse028", "vbse029", "vbse031", "vbse032", "vbse033", "vbse034", "vbse035", "vbse037", "vbse038", "vbse039", "vbse040", "vbse041", "vbse042", "vbse043", "vbse044", "vbse045", "vbse046", "vbse047", "vbse048", "vbse049", "vbse050", "vbse051", "vbse052", "vbse053", "vbse054", "vbse055", "vbse056", "vbse057", "vbse058", "vbse059", "vbse060"], "tickvals": [0, 1, 2, 3, 4, 5, 6, 7, 8, 9, 10, 11, 12, 13, 14, 15, 16, 17, 18, 19, 20, 21, 22, 23, 24, 25, 26, 27, 28, 29, 30, 31, 32, 33, 34, 35, 36, 37, 38, 39, 40, 41, 42, 43, 44, 45, 46, 47, 48, 49, 50, 51, 52], "title": {"text": "Task"}}}}
